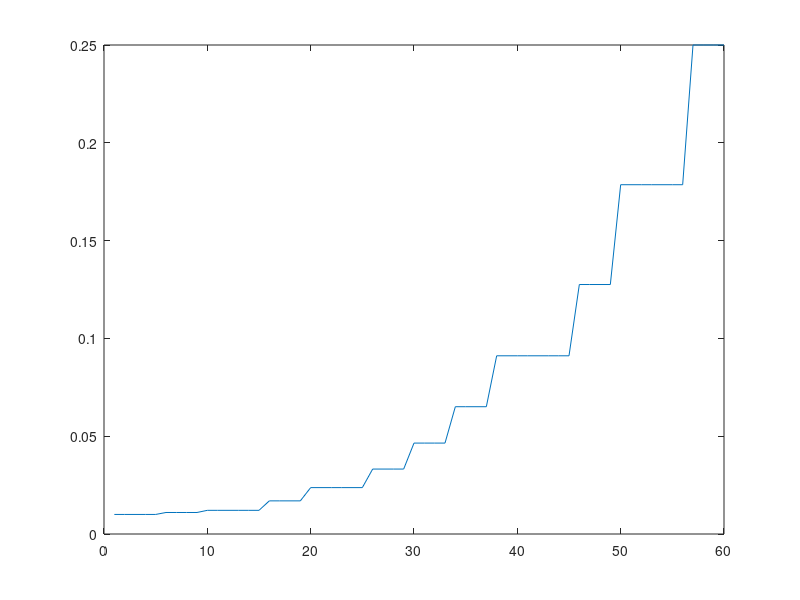

This figure's MATLAB source:
load('Session1');
s = [stepSize];

load('Session2');
s = [s; stepSize];

load('Session3');
s = [s; stepSize];

load('Session4');
s = [s; stepSize];
plot(s)